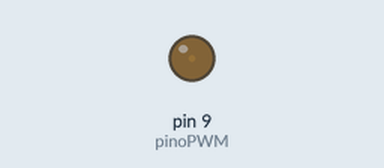
The sketch below on a simulated Arduino Uno, built with avr-gcc and run on an emulated ATmega328P. Shown: output pins drawn as LEDs (lit = HIGH).

Above: at 0.05 s.
At 1.2 s:
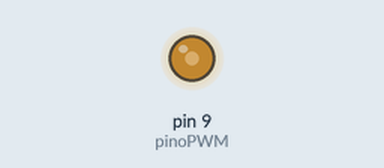
At 2.35 s:
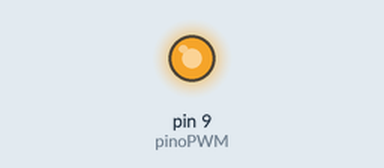
At 4.7 s:
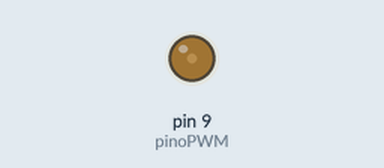
Timing chart, 0 to 6.9 s (numbered marks = the images above):
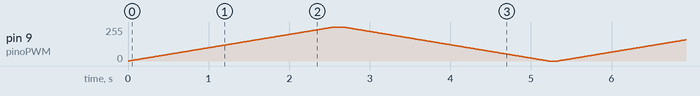

The sketch:

incrrementar_desicrementar.ino
```cpp
const int pinoPWM = 9;

void setup() {
  pinMode(pinoPWM, OUTPUT);
}

void loop() {
  for (int valor = 0; valor <= 255; valor++) {
    analogWrite(pinoPWM, valor);
    delay(10);
  }

  delay(100);

  for (int valor = 255; valor >= 0; valor--) {
    analogWrite(pinoPWM, valor);
    delay(10);
  }
  delay(100);
}
```
